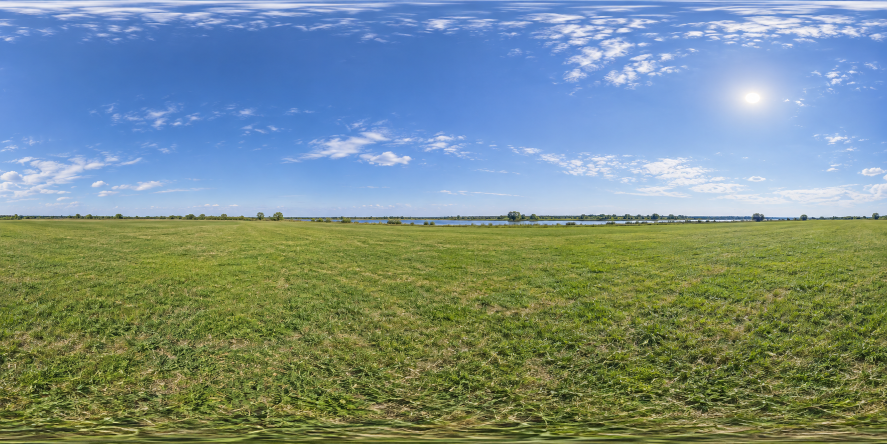
#> input picture assets/maps/river-meadow/source.png, 1774 x 887 px (shown at 1/2 size); its folder holds only this picture in this run
$ python export-map-references.py
#> lines starting #> are read from the running program, lines starting #| are printed output that depends on the picture
### scripts/map_assets.py
"""Shared offline map contract: Three.js image-cubemap orientation and encoding."""
import hashlib
import json

import numpy as np
from PIL import Image, ImageOps

FACES = ("right", "left", "top", "bottom", "front", "back")
TIERS = (("preview", 256, 72), ("standard", 2048, 92))


def sha256(path):
    with path.open("rb") as handle:
        digest = hashlib.sha256()
        for chunk in iter(lambda: handle.read(1024 * 1024), b""):
            digest.update(chunk)
        return digest.hexdigest()


def cube_rays(face, size):
    """Texel-center world directions, including Three's image-cubemap X flip."""
    u, v = np.meshgrid((np.arange(size) + .5) / size * 2 - 1,
                       (np.arange(size) + .5) / size * 2 - 1)
    one = np.ones_like(u)
    directions = {
        "right": (-one, -v, -u), "left": (one, -v, u),
        "top": (-u, one, v), "bottom": (-u, -one, -v),
        "front": (-u, -v, one), "back": (u, -v, -one),
    }
    rays = np.stack(directions[face], axis=-1)
    return rays / np.linalg.norm(rays, axis=-1, keepdims=True)


# [40 lines left out: functions export_thumbnail, export_cubemap, not called in this run]

### scripts/equirectangular.py
"""Deterministic spherical sampling; no generation or browser dependencies."""
import math

import numpy as np


def sun_direction(uv, heading_degrees=0):
    if len(uv) != 2 or not all(math.isfinite(v) for v in uv):
        raise ValueError("sunUV must contain two finite coordinates")
    u, v = uv
    if not 0 <= u <= 1 or not 0 < v < .5:
        raise ValueError("sunUV must locate a sun above the horizon")
    longitude = (u - .5) * 2 * math.pi - math.radians(heading_degrees)
    latitude = (.5 - v) * math.pi
    return [math.cos(latitude) * math.cos(longitude), math.sin(latitude),
            math.cos(latitude) * math.sin(longitude)]


# [24 lines left out: function close_spherical_edges, not called in this run]


class Equirectangular:
    def __init__(self, rgb, heading_degrees=0):
        if rgb.ndim != 3 or rgb.shape[2] != 3 or rgb.shape[1] != 2 * rgb.shape[0]:
            raise ValueError("Expected an RGB 2:1 equirectangular panorama")
        if not math.isfinite(heading_degrees):
            raise ValueError("headingDegrees must be finite")
        self.image = rgb
        self.heading = math.radians(heading_degrees)

    def render(self, rays):
        # Chunk to bound peak memory when producing a 2048² face.
        result = np.empty((*rays.shape[:-1], 3), dtype=np.uint8)
        height, width = self.image.shape[:2]
        for start in range(0, len(rays), 128):
            direction = rays[start:start + 128]
            direction = direction / np.linalg.norm(direction, axis=-1, keepdims=True)
            longitude = np.arctan2(direction[..., 2], direction[..., 0]) + self.heading
            latitude = np.arcsin(np.clip(direction[..., 1], -1, 1))
            x = ((longitude / (2 * np.pi) + .5) % 1) * width - .5
            y = np.clip((.5 - latitude / np.pi) * height - .5, 0, height - 1)
            x0, y0 = np.floor(x).astype(int), np.floor(y).astype(int)
            wx, wy = (x - x0)[..., None], (y - y0)[..., None]
            top = self.image[y0, x0 % width] * (1 - wx) + self.image[y0, (x0 + 1) % width] * wx
            bottom = self.image[np.minimum(y0 + 1, height - 1), x0 % width] * (1 - wx) + self.image[np.minimum(y0 + 1, height - 1), (x0 + 1) % width] * wx
            result[start:start + 128] = np.clip(np.rint(top * (1 - wy) + bottom * wy), 0, 255)
        return result

### scripts/export-map-references.py
#!/usr/bin/env python3
"""Split an equirectangular mother image into six lossless generation references.

Uses the project's actual Three.js image-cubemap frame. Does not generate new
detail, change the source, or write runtime map assets.
"""
import argparse
import json
import math
import zipfile
from pathlib import Path

import numpy as np
from PIL import Image, ImageDraw, ImageFont

from equirectangular import Equirectangular, sun_direction
from map_assets import cube_rays, sha256

ROOT = Path(__file__).resolve().parents[1]
VIEWS = (
    ("01-forward", "前方", "+X", "left"),
    ("02-right", "右侧", "+Z", "front"),
    ("03-rear", "后方", "-X", "right"),
    ("04-left", "左侧", "-Z", "back"),
    ("05-up", "正上方", "+Y", "top"),
    ("06-down", "正下方", "-Y", "bottom"),
)


def sun_in_face(face, sun):
    """Locate the sun using the same face basis as the actual texture exporter."""
    grid = cube_rays(face, 3)
    forward = grid[1, 1]
    right = (grid[1, 2] / np.dot(grid[1, 2], forward) - forward) * 1.5
    down = (grid[2, 1] / np.dot(grid[2, 1], forward) - forward) * 1.5
    distance = np.dot(sun, forward)
    if distance <= 0:
        return None
    uv = np.array([np.dot(sun, right), np.dot(sun, down)]) / distance
    return ((uv + 1) / 2).tolist() if np.max(np.abs(uv)) <= 1 else None


def main():
    parser = argparse.ArgumentParser(description=__doc__)
    parser.add_argument("--config", type=Path, default=ROOT / "scripts/maps/river-meadow.json")
    parser.add_argument("--output", type=Path, help="Default: assets/maps/<id>/six-face-references")
    parser.add_argument("--size", type=int, help="Default: approximate source centre angular density, rounded up to 16px")
    args = parser.parse_args()
    config = json.loads(args.config.read_text())
#> (reads scripts/maps/river-meadow.json from the repository)
    source = ROOT / config["source"]
    if sha256(source) != config["sourceSha256"]:
        raise ValueError("Source differs from the calibrated mother image")
    with Image.open(source) as original:
#> original is the input picture: PIL image 1774x887 RGB; mean R, G, B 121.7, 142, 136.7
        rgb = np.asarray(original.convert("RGB"))
    size = args.size or math.ceil(rgb.shape[1] / math.pi / 16) * 16
#> size = 576
    if not 64 <= size <= 4096:
        raise ValueError("Reference face size must be between 64 and 4096")
    heading = config["calibration"]["headingDegrees"]
    sampler = Equirectangular(rgb, heading)
    sun = sun_direction(config["calibration"]["sunUV"], heading)
    output = args.output or ROOT / "assets/maps" / config["id"] / "six-face-references"
    for directory in (output / "faces", output / "prompts"):
        directory.mkdir(parents=True, exist_ok=True)
    records, images = [], []
    for name, label, axis, face in VIEWS:
        path = output / "faces" / f"{name}.png"
        picture = Image.fromarray(sampler.render(cube_rays(face, size)))
        picture.save(path)
        images.append(picture)
        solar_uv = sun_in_face(face, sun)
        light = (f"本面太阳中心约在图片宽度的 {solar_uv[0]*100:.2f}%、高度的 {solar_uv[1]*100:.2f}%。保持这一位置和单一太阳。"
                 if solar_uv else "太阳圆盘位于当前画面之外，本面不要新增太阳或耀斑。")
        content = ("这是正上方天空视角，保持云层的位置、尺度和太阳方向；不要新增地平线或地面。" if face == "top" else
                   "这是垂直向下看草地的视角，满画面都是平坦草地；不要新增地平线、天空、河流、相机或人物影子。" if face == "bottom" else
                   "这是水平视角，保持地平线在原参考图中的位置。保留原图实际可见的河岸、树线及草地分布，不给没有河流的位置补画河流。")
        prompt = f"""请以附图 {name}.png 为编辑目标，生成同一飞场同一方向的高清图。

目标：单张 2048×2048 PNG，原生生成细节，适合 360° 飞场立方体贴图。
当前方向：{label}，世界坐标 {axis}。这是立方体的一张 90°×90° 直线透视面。
严格保持参考图的相机位置、视场角、朝向、画面裁切、地平线及物体轮廓。
不旋转、不翻转、不改变构图、不自动拉近、不改为鱼眼或等距柱状全景、不输出拼图。
{content}
细化参考图中已经存在的景物，增加自然清晰的纹理细节，保持原有空间位置，不新增景物种类。
沿用自然日光、草地绿色、天空色温和曝光；保持统一光源及阴影方向。
{light}
四条边需要和其他立方体面拼接，请保留贴边物体的位置、轮廓和色调，不新增截断的物体。
不添加直升机、人物、动物、车辆、建筑、围栏、文字、水印、参考线或边框。
避免过度锐化、虚假 HDR、浅景深和涂抹感。
如另附全景母图，仅用它统一全场色彩和场景，不改变本张编辑目标的 90° 视角。
"""
        prompt_path = output / "prompts" / f"{name}.txt"
        prompt_path.write_text(prompt)
        records.append({"reference": f"faces/{name}.png", "direction": label,
                        "worldAxis": axis, "projectFace": face, "size": [size, size],
                        "fovDegrees": [90, 90], "sunUV": solar_uv,
                        "prompt": f"prompts/{name}.txt", "sha256": sha256(path)})
#> this loop made 6 passes
#> pass 1, in main, `picture = Image.fromarray(sampler.render(cube_rays(face, size)))`:
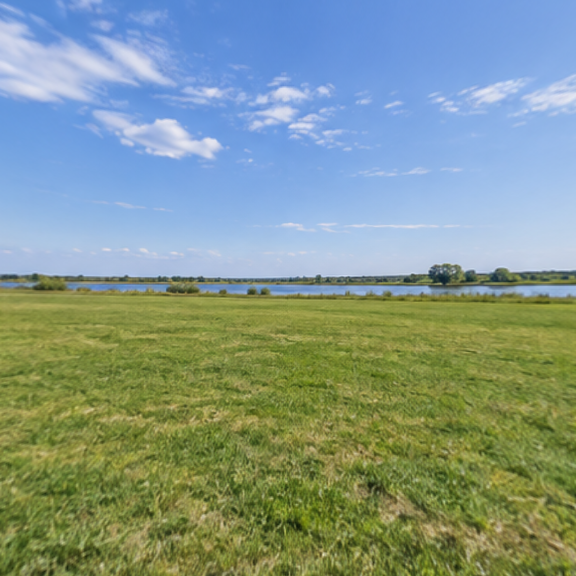
#> picture: PIL image 576x576 RGB; mean R, G, B 131.4, 151.9, 141.6
#> pass 2, in main, `picture = Image.fromarray(sampler.render(cube_rays(face, size)))`:
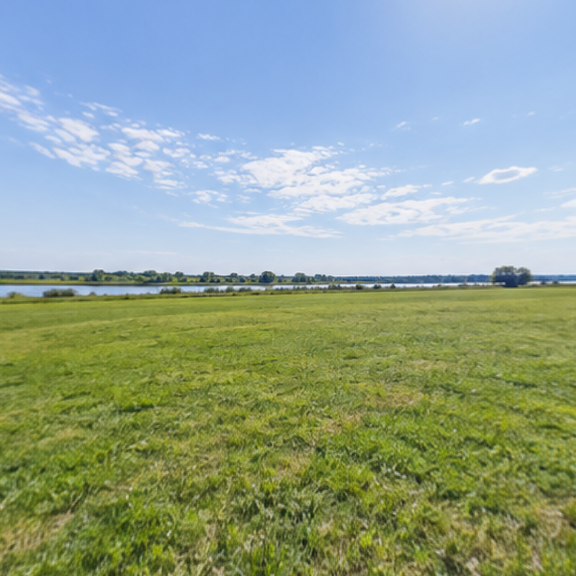
#> picture: PIL image 576x576 RGB; mean R, G, B 145.7, 163, 144.5
#> pass 3, in main, `picture = Image.fromarray(sampler.render(cube_rays(face, size)))`:
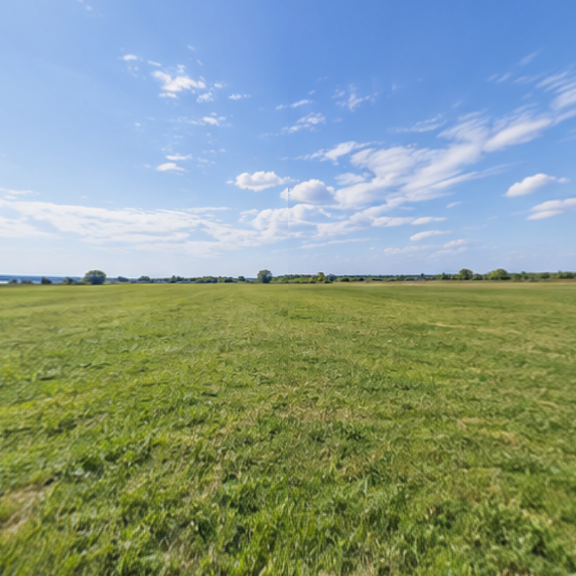
#> picture: PIL image 576x576 RGB; mean R, G, B 135.9, 155.2, 140.8
#> after the loop:
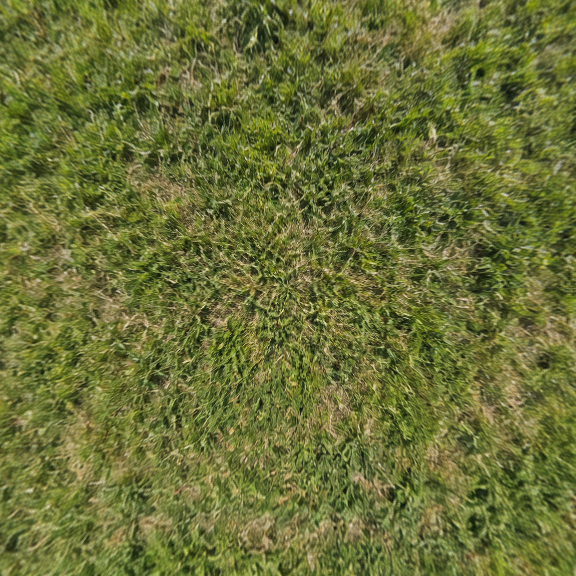
#> picture: PIL image 576x576 RGB; mean R, G, B 107.5, 113, 55.5
#> after the loop, images = 6 items; records = 6 items
    # A labelled sheet is a guide only; the six actual input images have no labels.
    tile, gap, heading_height = 320, 16, 52
    overview = Image.new("RGB", (3 * tile + 4 * gap, 2 * (tile + heading_height) + 3 * gap), "#111b26")
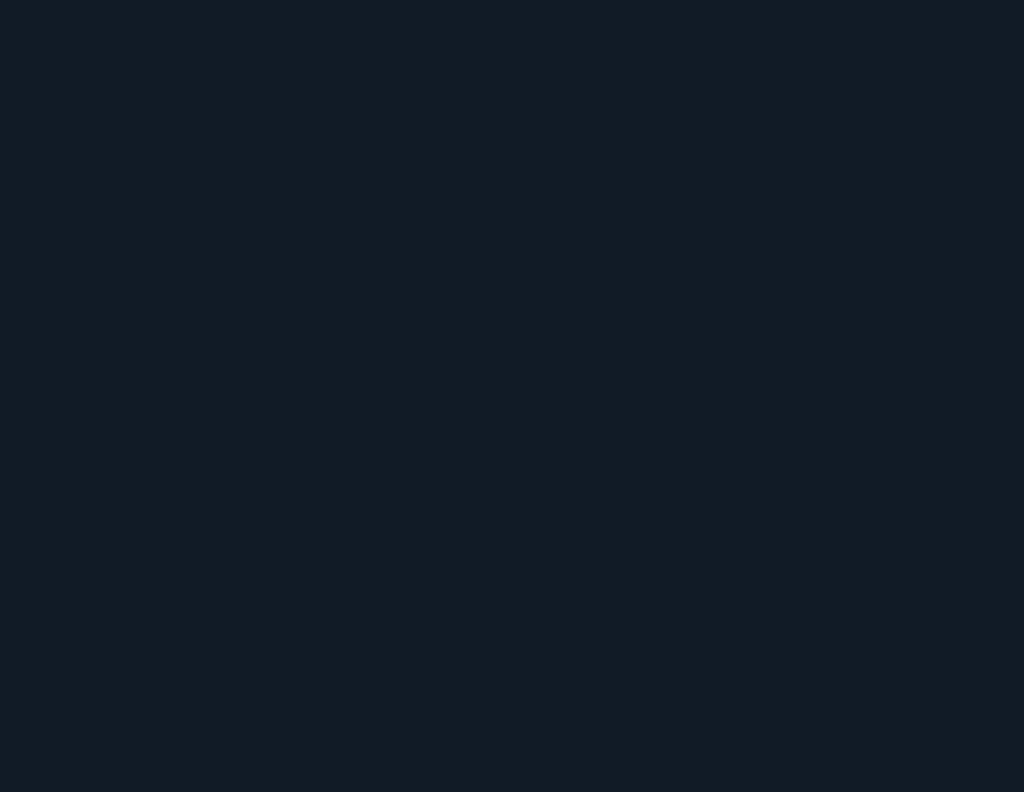
#> overview: PIL image 1024x792 RGB; mean R, G, B 17, 27, 38
    draw = ImageDraw.Draw(overview)
    font = ImageFont.load_default(size=18)
    for i, ((name, _, axis, face), picture) in enumerate(zip(VIEWS, images)):
        x = gap + i % 3 * (tile + gap)
        y = gap + i // 3 * (tile + heading_height + gap)
        draw.text((x, y), name.upper() + " [" + axis + "]", fill="white", font=font)
        draw.text((x, y + 24), f"Project texture: {face}.webp", fill="#a9c1d5", font=font)
        overview.paste(picture.resize((tile, tile), Image.Resampling.LANCZOS), (x, y + heading_height))
#> this loop made 6 passes
#> (name, axis, face, x, y) on passes 1 to 6: ('01-forward', '+X', 'left', 16, 16), ('02-right', '+Z', 'front', 352, 16), ('03-rear', '-X', 'right', 688, 16), ('04-left', '-Z', 'back', 16, 404), ('05-up', '+Y', 'top', 352, 404), ('06-down', '-Y', 'bottom', 688, 404)
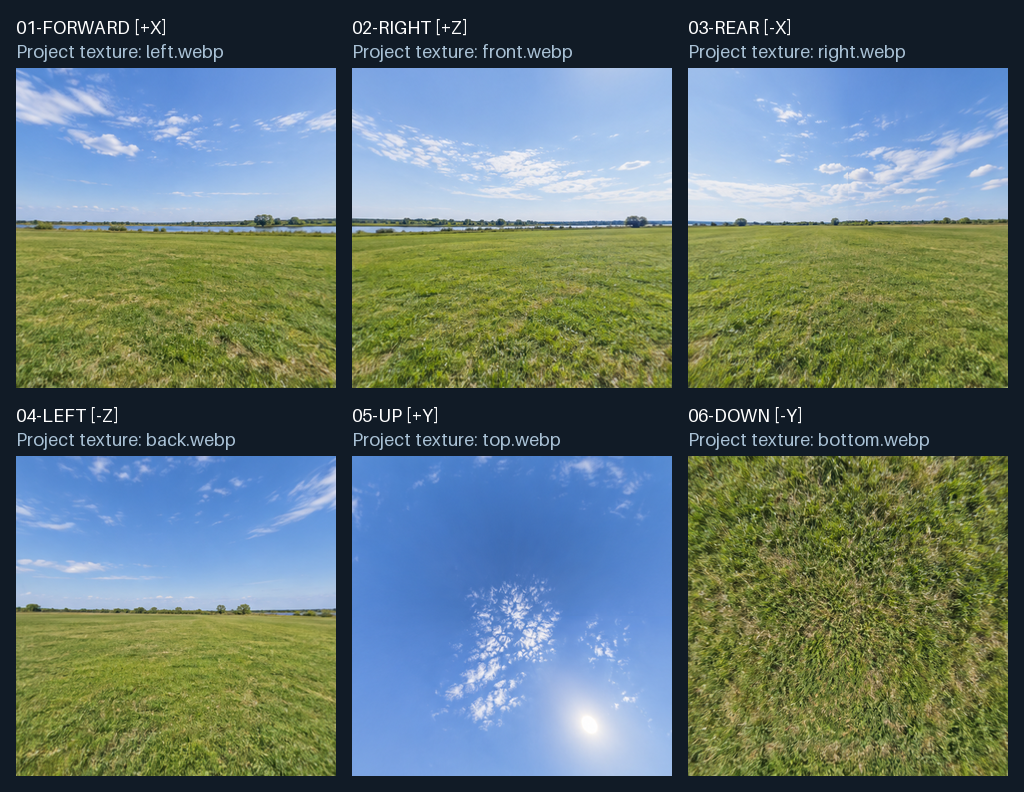
#> overview: PIL image 1024x792 RGB; mean R, G, B 100.6, 119.2, 116
    overview.save(output / "overview.png")
    manifest = {"source": config["source"], "sourceSha256": sha256(source),
                "sourceSize": [rgb.shape[1], rgb.shape[0]], "headingDegrees": heading,
                "processing": "Direct spherical reprojection of the original; no sharpening, seam feather, generation or new detail.",
                "recommendedGeneratedSize": [2048, 2048], "faces": records}
    (output / "references.json").write_text(json.dumps(manifest, ensure_ascii=False, indent=2) + "\n")
    table = "\n".join(f"| {name}.png | {label} | {axis} | {face}.webp |" for name, label, axis, face in VIEWS)
    (output / "README.md").write_text(f"""# 河畔飞场：六面生成参考包

`faces/` 中是你要分别上传生成的 **6 张无损 PNG**，每张 {size}×{size}，视角严格为水平 / 垂直 90°。它们由 1774×887 母图直接球面重投影而来，保持原有构图与色彩，**是低分辨率构图参考，不是高清生成结果**。参考尺寸依据母图中心角分辨率选取；没有把它放大到 2048px 来冒充高清。

## 分别生成

1. 上传一张 `faces/` 图片作为编辑目标，复制 `prompts/` 中同名提示词。不要上传 overview.png 让模型重绘六宫格。
2. 每张统一生成 **2048×2048 PNG**。保持 90° 视场、相机朝向、构图、地平线及贴边物体位置。不要改变裁切、镜像或旋转。
3. 如工具支持第二张参考图，可附原始全景 `source.png` 统一色彩和场景；以单面图的透视和构图为准。打包 ZIP 中该母图位于 `context/mother-panorama.png`。
4. 生成结果建议继续使用同一编号文件名，另存到新文件夹，保留这套原始参考用于拼接对照。
5. 六张生成完后检查所有接边。四个水平方向的地平线、河岸及色温要一致；天空图中的太阳只能有一个，正下方只保留草地。AI 可能改动几何，提示词不能保证无缝。

## 方向和项目文件对应

方向是相对游戏默认视角，编号从正前方开始向右绕一圈，再到上下。**项目文件名受 Three.js 图片立方体坐标约定影响，不能按英文名称直觉替换。**

| 参考图文件 | 人眼方向 | 世界轴 | 对应项目纹理 |
| --- | --- | --- | --- |
{table}

水平方向按 01 → 02 → 03 → 04 → 01 环绕，每张右边接下一张左边。上下图片已经采用项目要求的朝向，导回时保留文件自身方向；在平面编辑器中摆成立方体展开图时，上下图片可能需要临时旋转来对边。

六面图是透视投影，不能直接横向拼成一张等距柱状 2:1 全景。如果最终要全景，需要用支持 cubemap 的软件进行球面重投影；保留六面也可以直接供当前模拟器使用。

`references.json` 记录源图哈希、各面方向、光源位置和资源哈希。`overview.png` 仅用于查看编号。当前游戏地图未改动。

## 重新导出

在项目根目录、已安装 NumPy 和 Pillow 的 Python 环境运行：

```sh
python scripts/export-map-references.py
```

支持 `--config`、`--output` 和 `--size`。改变参考图像素尺寸不会增加源图细节。
""")
    archive = output.with_suffix(".zip")
    with zipfile.ZipFile(archive, "w", compression=zipfile.ZIP_DEFLATED) as bundle:
        for path in sorted(output.rglob("*")):
            if path.is_file():
                bundle.write(path, f"{output.name}/{path.relative_to(output)}")
        bundle.write(source, f"{output.name}/context/mother-panorama.png")
    print(f"Six {size}×{size} references: {output}")
#| Six 576×576 references: assets/maps/river-meadow/six-face-references
#> (the run stopped early here; a loop or call above may not have finished)
